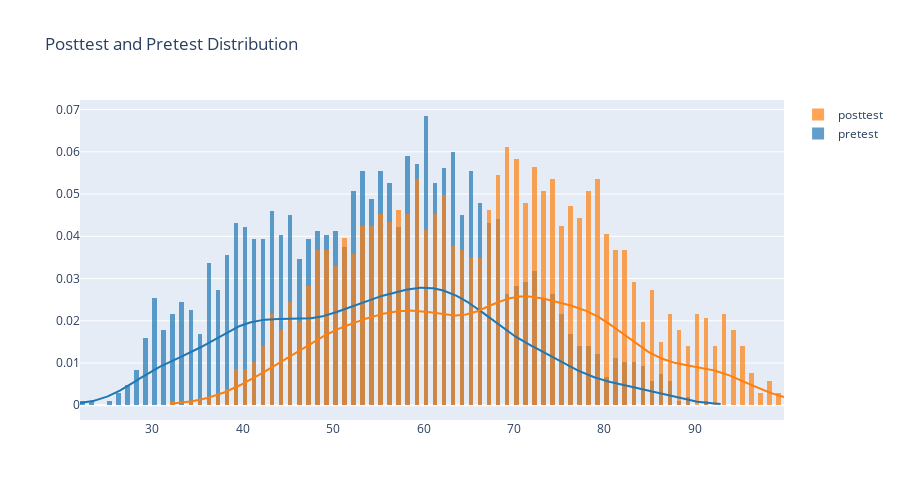

This figure's notebook cell:
### Code cell
hist_data = [data['pretest'], data['posttest']]

group_labels = ['pretest', 'posttest']


fig_distributions = ff.create_distplot(hist_data, group_labels, bin_size=.5, show_rug=False)
fig_distributions.update_layout(title_text="Posttest and Pretest Distribution", height=500)
fig_distributions.show()

### Figure 1 — Plotly figure (JSON) as saved in the notebook; plotly's stock layout.template omitted (floating-point values rounded to 4 significant figures; data arrays with more than 128 entries replaced by an {"elided": "..."} marker saying what was removed)
{"data": [{"autobinx": false, "histnorm": "probability density", "legendgroup": "pretest", "marker": {"color": "rgb(31, 119, 180)"}, "name": "pretest", "opacity": 0.7, "type": "histogram", "x": {"elided": "2133 int values"}, "xaxis": "x", "xbins": {"end": 93, "size": 0.5, "start": 22}, "yaxis": "y"}, {"autobinx": false, "histnorm": "probability density", "legendgroup": "posttest", "marker": {"color": "rgb(255, 127, 14)"}, "name": "posttest", "opacity": 0.7, "type": "histogram", "x": {"elided": "2133 int values"}, "xaxis": "x", "xbins": {"end": 100, "size": 0.5, "start": 32}, "yaxis": "y"}, {"legendgroup": "pretest", "marker": {"color": "rgb(31, 119, 180)"}, "mode": "lines", "name": "pretest", "showlegend": false, "type": "scatter", "x": {"elided": "500 float values"}, "xaxis": "x", "y": {"elided": "500 float values"}, "yaxis": "y"}, {"legendgroup": "posttest", "marker": {"color": "rgb(255, 127, 14)"}, "mode": "lines", "name": "posttest", "showlegend": false, "type": "scatter", "x": {"elided": "500 float values"}, "xaxis": "x", "y": {"elided": "500 float values"}, "yaxis": "y"}], "layout": {"barmode": "overlay", "height": 500, "hovermode": "closest", "legend": {"traceorder": "reversed"}, "title": {"text": "Posttest and Pretest Distribution"}, "xaxis": {"anchor": "y2", "domain": [0, 1], "zeroline": false}, "yaxis": {"anchor": "free", "domain": [0, 1], "position": 0}}}
